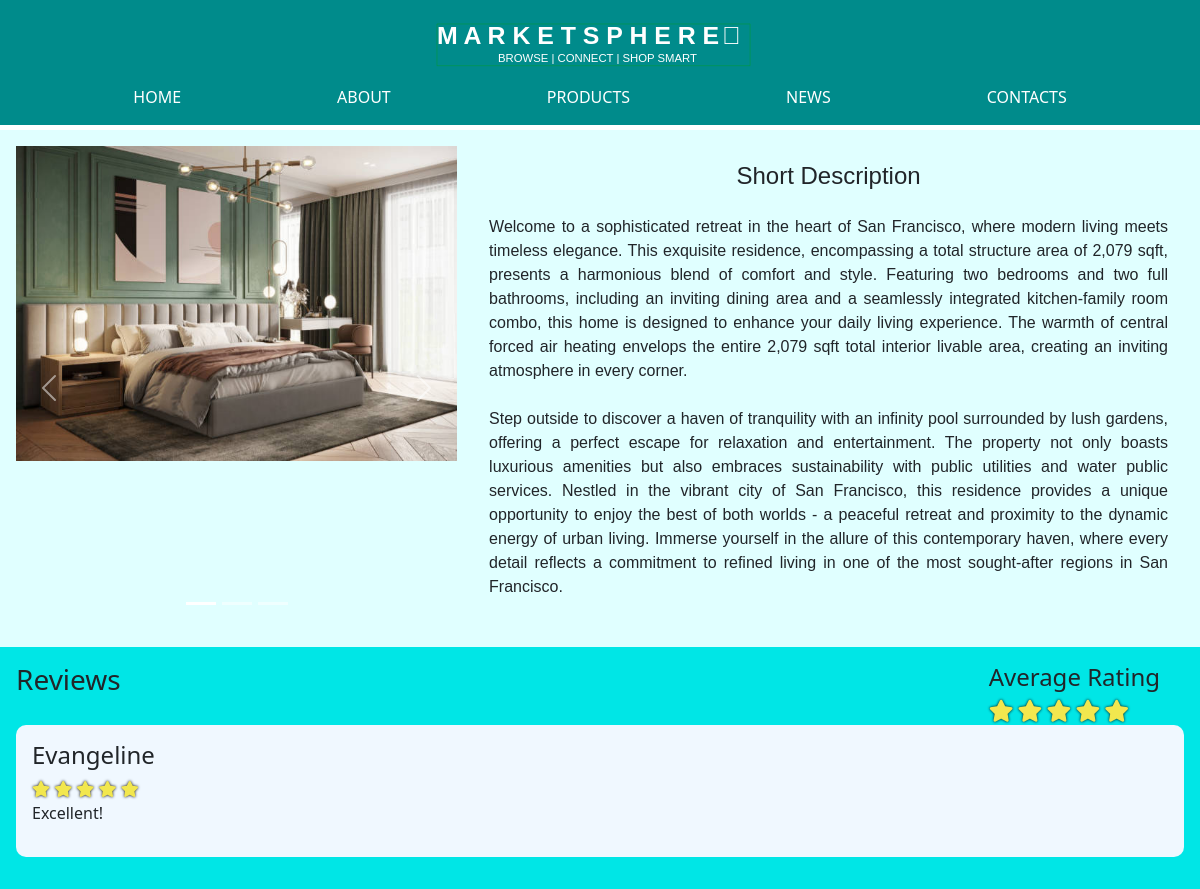
Page /includes/An_Elegant.php on the committed database.
### tables this page shows
CREATE TABLE `Products` (
  `productId` int(11) NOT NULL,
  `productName` varchar(45) NOT NULL,
  `productCompany` varchar(45) NOT NULL,
  `productImgUrl` varchar(45) NOT NULL,
  `productPrice` decimal(7,2) NOT NULL,
  `productShortDesc` varchar(255) NOT NULL,
  `productHits` int(11) NOT NULL,
  `productRating` int(11) NOT NULL,
  `productRatingCount` int(11) NOT NULL,
  `productAvgRating` varchar(45) NOT NULL,
  `productReviewCount` int(11) NOT NULL
);

CREATE TABLE `Ratings` (
  `idRatings` int(11) NOT NULL,
  `userName` varchar(45) NOT NULL,
  `productID` int(11) NOT NULL,
  `companyName` varchar(45) NOT NULL,
  `rating` int(11) NOT NULL,
  `review` varchar(255) NOT NULL
);

### includes/An_Elegant.php (the view, shortened to what this page needs)
<?php session_start();  include_once 'dbconnect.php';?>
<?php
    $result = $conn->query("SELECT * FROM Products where productId = 28");
    $prod = $result -> fetch_assoc();
    $hits = $prod["productHits"] + 1;
    $conn->query("UPDATE Products SET productHits = ".$hits." WHERE productId = 28");
?>
<!DOCTYPE html>
<html lang="en">
<head>
    <?php include 'head.php' ?>
</head>
<body class="australiaPage">
    <?php $page='LuxuryHouse'; include 'navbar.php' ?>
    <div class="topContainer">
        <div id="myCarousel" class="carousel slide" data-bs-ride="carousel">
            <div class="carousel-indicators">
            <button type="button" data-bs-target="#myCarousel" data-bs-slide-to="0" class="active"></button>
            <button type="button" data-bs-target="#myCarousel" data-bs-slide-to="1"></button>
            <button type="button" data-bs-target="#myCarousel" data-bs-slide-to="2"></button>
            </div>
            <div class="carousel-inner">
            <div class="carousel-item active">
                <img src="../img/8.1.jpg" alt="Adhesive Tape1" class="d-block" style="width:100%">
            </div>
            </div>
            <button class="carousel-control-prev" type="button" data-bs-target="#myCarousel" data-bs-slide="prev">
            <span class="carousel-control-prev-icon"></span>
            </button>
            <button class="carousel-control-next" type="button" data-bs-target="#myCarousel" data-bs-slide="next">
            <span class="carousel-control-next-icon"></span>
            </button>
        </div>
        <div class="longDescContainer">
            <h4 class="Desctext">Short Description</h4>
            <p class="longDesc">
                Welcome to a sophisticated retreat in the heart of San Francisco, where modern living meets timeless elegance. This exquisite residence, encompassing a total structure area of 2,079 sqft, presents a harmonious blend of comfort and style. Featuring two bedrooms and two full bathrooms, including an inviting dining area and a seamlessly integrated kitchen-family room combo, this home is designed to enhance your daily living experience. The warmth of central forced air heating envelops the entire 2,079 sqft total interior livable area, creating an inviting atmosphere in every corner.
            <br>
            <br>
                Step outside to discover a haven of tranquility with an infinity pool surrounded by lush gardens, offering a perfect escape for relaxation and entertainment. The property not only boasts luxurious amenities but also embraces sustainability with public utilities and water public services. Nestled in the vibrant city of San Francisco, this residence provides a unique opportunity to enjoy the best of both worlds - a peaceful retreat and proximity to the dynamic energy of urban living. Immerse yourself in the allure of this contemporary haven, where every detail reflects a commitment to refined living in one of the most sought-after regions in San Francisco.
            </p>
        </div>
    </div>
    <div class="bottomContainer">
        <div class="containerHeader">
            <h3 class="reviewsText">Reviews</h4>
            <?php
                $sql = "SELECT * FROM Products WHERE productID = 28";
                $result = mysqli_query($conn, $sql);
                $rows = mysqli_num_rows($result);
                if($rows > 0)
                {
                    while($row = $result->fetch_assoc())
                    {
                        echo "<div class='reviewContainer'>\n";
                            echo"<h4 style='margin-right:1em'>Average Rating</h4>";
                            for($i = 1; $i<=5; $i++)
                            {
                                $roundedRating = ceil($row["productAvgRating"]);
                                echo "<i class='fa fa-star ";
                                if($i <= $roundedRating)
                                {
                                    echo "checked";
                                }
                                else
                                {
                                    echo "unchecked";
                                }
                                echo"'></i>\n";
                            }
                    echo "</div>\n";
                    }
                }
            ?>
        </div>
        <?php
            $sql = "SELECT * FROM Ratings WHERE productID = 28";
            $result = mysqli_query($conn, $sql);
            $rows = mysqli_num_rows($result);
            if($rows > 0)
            {
                while($row = $result->fetch_assoc())
                {
                    echo "<div class='topReviewContainer'>\n";
                        echo "<div class='ratingContainer'>\n";
                            echo "<h4 class='currentUser'>".$row['userName']."</h4>";
                            for($i=1; $i<=5; $i++)
                            {
                                echo "<i class='fa fa-star ";
                                if($i <= $row['rating'])
                                {
                                    echo "checked";
                                }
                                else
                                {
                                    echo "unchecked";
                                }
                                echo"'></i>\n";
                            }
                        echo "</div>\n";
                        echo "<div class='reviewContainer'>\n";
                            echo "<p class='reviewText'>".$row['review']."</p>";
                        echo "</div>\n";
                    echo "</div>\n";
                }
            }
        ?>
    </div>
</body>

### css/main.css (style rules this page uses)
body, .aboutPage, .contactsPage, .productsPage, .newsPage, .securePage, .trackPage { -webkit-background-size: cover; -moz-background-size: cover; -o-background-size: cover; background-size: cover; padding-top: 130px; }
.topContainer { background: lightcyan; padding: 1em; display: flex; }
.topContainer .longDescContainer { padding: 1em; text-align: justify; padding-left: 2em; width: 70%; }
.topContainer .longDescContainer .Desctext { text-align: center; margin-bottom: 1em; }
.topContainer .longDescContainer .Desctext, .topContainer .longDescContainer .longDesc { font-family: 'Noto Sans SC', sans-serif; }
.ratingContainer .checked, .reviewContainer .checked { color: #f2e74e; text-shadow: 0 0 3px #000; }
.topContainer #myCarousel { width: 500px; }
.bottomContainer { padding: 1em; background: #00e6e6; }
.topReviewContainer { padding: 1em; background: aliceblue; border-radius: 10px; margin-bottom: 1em }
.containerHeader { display: flex; justify-content: space-between; }
.reviewContainer { align-items: center; }
.reviewContainer .checked, .reviewContainer .unchecked { font-size: 22px; }

### rows in the picture
products: productAvgRating "5" (drawn)
ratings: userName "Evangeline", rating 5 (drawn), review "Excellent!"
